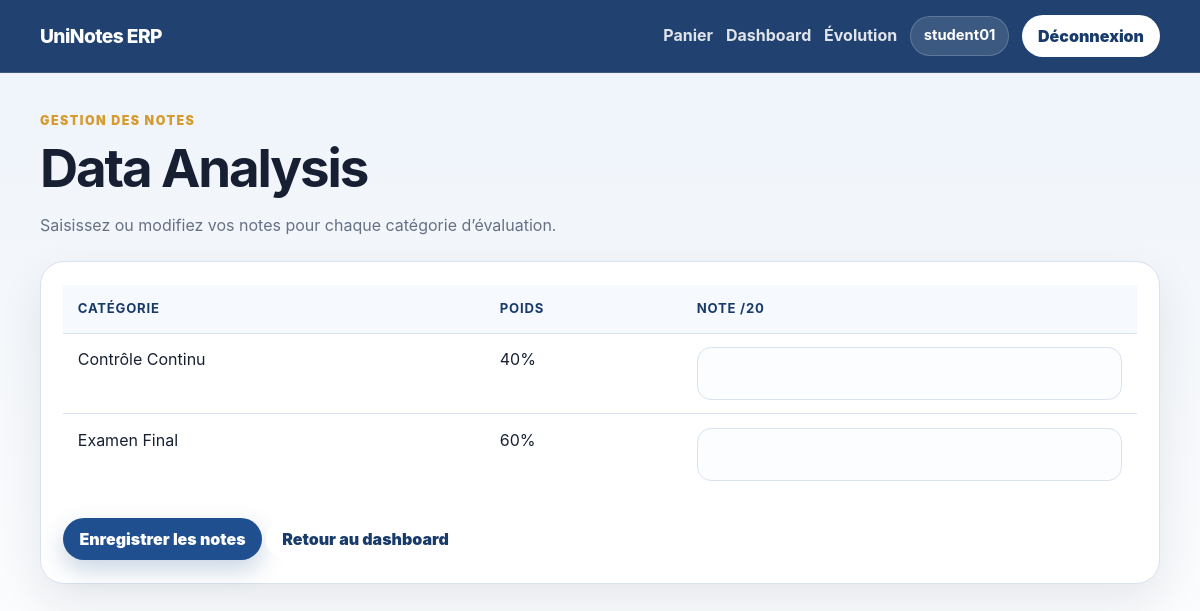
The app's page /academics/notes/6/ (signed in) with its own data.
### academics/models.py (models this page shows, shortened)
class ModuleChoisi(models.Model):
    inscription = models.ForeignKey(Inscription, on_delete=models.CASCADE, related_name="modules_choisis")
    module = models.ForeignKey(CatalogueModule, on_delete=models.PROTECT, related_name="choix")
    date_choix = models.DateTimeField(auto_now_add=True)
    class Meta:
        unique_together = ["inscription", "module"]
        ordering = ["module__intitule"]

class CatalogueModule(models.Model):
    intitule = models.CharField(max_length=150, unique=True)
    coefficient = models.PositiveIntegerField(validators=[MinValueValidator(1)])
    description = models.TextField(blank=True, null=True)
    est_actif = models.BooleanField(default=True)
    class Meta:
        ordering = ["intitule"]

class CategorieEvaluation(models.Model):
   module = models.ForeignKey(CatalogueModule, on_delete=models.CASCADE, related_name="categories")
   nom = models.CharField(max_length=100)
   poids = models.PositiveBigIntegerField(validators=[MinValueValidator(1), MaxValueValidator(100)])
   class Meta:
       unique_together = ["module", "nom"]
       ordering = ["module__intitule", "nom"]

class Note(models.Model):
    module_choisi = models.ForeignKey(ModuleChoisi, on_delete=models.CASCADE, related_name="notes")
    categorie = models.ForeignKey(CategorieEvaluation, on_delete=models.PROTECT, related_name="notes")
    valeur = models.DecimalField(max_digits=4, decimal_places=2, validators=[MinValueValidator(Decimal('0.00')), MaxValueValidator(Decimal('20.00'))])
    date_saisie = models.DateTimeField(auto_now=True)
    class Meta:
        unique_together = ["module_choisi", "categorie"]
        ordering = ["-date_saisie"]

### academics/views.py (the view, shortened to what this page needs)
# urls.py: path("notes/<int:module_choisi_id>/", views.manage_notes_view, name="manage_notes"),
@login_required
def manage_notes_view(request, module_choisi_id):
    if request.user.profile.role != Profile.ROLE_STUDENT:
        messages.error(request, "Accès réservé aux étudiants.")
        return redirect("home")
    module_choisi = get_object_or_404(
        ModuleChoisi,
        id=module_choisi_id,
        inscription__etudiant=request.user
    )
    inscription = module_choisi.inscription
    if inscription.statut != Inscription.STATUT_VERROUILLEE:
        messages.error(
            request,
            "Les notes ne peuvent être saisies qu’après verrouillage de l’inscription."
        )
        return redirect("student_dashboard")
    categories = module_choisi.module.categories.all()
    existing_notes = {
        note.categorie_id: note
        for note in module_choisi.notes.all()
    }
    return render(request, "academics/manage_notes.html", {
        "module_choisi": module_choisi,
        "categories": categories,
        "existing_notes": existing_notes,
    })

### templates/academics/manage_notes.html (shortened to what this page needs)
{% extends 'base.html' %}
{% block content %}
  <div class="page-header">
    <p class="eyebrow">Gestion des notes</p>
    <h1>{{ module_choisi.module.intitule }}</h1>
    <p>Saisissez ou modifiez vos notes pour chaque catégorie d’évaluation.</p>
  </div>
  <section class="section-card card">
    <form method="post" class="form-card">
      <div class="table-wrap">
        <table class="data-table">
          <thead>
            <tr>
              <th>Catégorie</th>
              <th>Poids</th>
              <th>Note /20</th>
            </tr>
          </thead>
          <tbody>
            {% for categorie in categories %}
              <tr>
                <td>{{ categorie.nom }}</td>
                <td>{{ categorie.poids }}%</td>
                <td>
                  <input type="number"
                    name="categorie_{{ categorie.id }}"
                    min="0"
                    max="20"
                    step="0.01"
                    value="{% for note in module_choisi.notes.all %}
                      {% if note.categorie.id == categorie.id %}{{ note.valeur }}{% endif %}
                    {% endfor %}" />
                </td>
              </tr>
            {% endfor %}
          </tbody>
        </table>
      </div>
      <div style="margin-top: 1.5rem;">
        <button type="submit" class="btn btn-primary">Enregistrer les notes</button>
        <a href="{% url 'student_dashboard' %}" class="btn btn-light">Retour au dashboard</a>
      </div>
    </form>
  </section>
{% endblock %}

### templates/base.html (shortened to what this page needs)
<!DOCTYPE html>
{% load static %}
<html lang="fr">
  <head>
    <link rel="stylesheet" href="{% static 'css/style.css' %}" />
  </head>
  <body>
    <nav class="navbar">
      <div class="nav-inner">
        <a class="brand" href="{% url 'home' %}">UniNotes ERP</a>
        <div class="nav-actions">
          {% if user.is_authenticated %}
            {% if user.profile.role == 'student' %}
              <a class="nav-link" href="{% url 'basket' %}">Panier</a>
              <a class="nav-link" href="{% url 'student_dashboard' %}">Dashboard</a>
              <a class="nav-link" href="{% url 'evolution' %}">Évolution</a>
            {% elif user.profile.role == 'tutor' %}
              <a class="nav-link" href="{% url 'tutor_students' %}">Étudiants</a>
            {% endif %}
            <span class="user-pill">{{ user.username }}</span>
            <form method="post" action="{% url 'logout' %}" class="inline-form">
              <button class="btn btn-light" type="submit">Déconnexion</button>
            </form>
          {% else %}
            <a class="nav-link" href="{% url 'login' %}">Connexion</a>
            <a class="btn btn-light" href="{% url 'register' %}">Inscription</a>
          {% endif %}
        </div>
      </div>
    </nav>
    <main class="container">
      {% block content %}
      {% endblock %}
    </main>
  </body>
</html>

### static/css/style.css (style rules this page uses)
* { box-sizing: border-box; }
:root { --bg: #f4f7fb; --surface: #ffffff; --surface-soft: #edf3fb; --primary: #1f4f8f; --primary-dark: #183b6b; --accent: #d59b2d; --danger: #b4232f; --danger-dark: #8f1d27; --text: #172033; --muted: #667085; --border: #d9e2ef; --shadow: 0 18px 45px rgba(23, 32, 51, 0.09); }
body { margin: 0; min-height: 100vh; background: linear-gradient(180deg, #eef4fb 0%, var(--bg) 38%, #ffffff 100%); color: var(--text); font-family: Inter, "Segoe UI", Arial, sans-serif; font-size: 16px; line-height: 1.6; }
a { color: var(--primary); text-decoration: none; }
h1, h2, h3, p { margin-top: 0; }
h1 { font-size: clamp(2rem, 5vw, 3.3rem); line-height: 1.08; letter-spacing: -0.04em; margin-bottom: 1rem; }
button, input, select, textarea { font: inherit; }
.navbar { position: sticky; top: 0; z-index: 10; background: rgba(24, 59, 107, 0.96); border-bottom: 1px solid rgba(255, 255, 255, 0.14); backdrop-filter: blur(12px); }
.nav-inner { width: min(1120px, calc(100% - 32px)); margin: 0 auto; min-height: 72px; display: flex; align-items: center; justify-content: space-between; gap: 1rem; }
.brand { color: #ffffff; font-size: 1.2rem; font-weight: 800; letter-spacing: -0.03em; }
.nav-actions { display: flex; align-items: center; gap: 0.8rem; flex-wrap: wrap; justify-content: flex-end; }
.nav-link { color: rgba(255, 255, 255, 0.86); font-weight: 700; }
.user-pill { color: #ffffff; background: rgba(255, 255, 255, 0.12); border: 1px solid rgba(255, 255, 255, 0.18); border-radius: 999px; padding: 0.45rem 0.8rem; font-size: 0.92rem; font-weight: 700; }
.container { width: min(1120px, calc(100% - 32px)); margin: 0 auto; padding: 2.4rem 0 4rem; }
.eyebrow { margin-bottom: 0.55rem; color: var(--accent); font-size: 0.78rem; font-weight: 900; letter-spacing: 0.12em; text-transform: uppercase; }
.card { background: var(--surface); border: 1px solid var(--border); border-radius: 24px; box-shadow: var(--shadow); }
.page-header { margin-bottom: 1.4rem; }
.page-header p:last-child { color: var(--muted); max-width: 720px; }
.section-card, .basket-status { padding: 1.4rem; margin-bottom: 1.2rem; }
.table-wrap { width: 100%; overflow-x: auto; }
.data-table { width: 100%; border-collapse: collapse; min-width: 680px; }
.data-table th, .data-table td { padding: 0.85rem 0.9rem; text-align: left; border-bottom: 1px solid var(--border); vertical-align: top; }
.data-table th { color: var(--primary-dark); background: #f6f9fd; font-size: 0.82rem; letter-spacing: 0.06em; text-transform: uppercase; }
.data-table tr:last-child td { border-bottom: 0; }
.form-card input, .form-card select, .form-card textarea { width: 100%; border: 1px solid var(--border); border-radius: 14px; padding: 0.78rem 0.9rem; background: #fbfdff; color: var(--text); outline: none; transition: border-color 0.2s ease, box-shadow 0.2s ease; }
.btn { display: inline-flex; align-items: center; justify-content: center; min-height: 42px; border: 0; border-radius: 999px; padding: 0.65rem 1rem; cursor: pointer; font-weight: 900; line-height: 1; text-decoration: none; transition: transform 0.2s ease, box-shadow 0.2s ease, background 0.2s ease; }
.btn-primary { color: #ffffff; background: var(--primary); box-shadow: 0 10px 24px rgba(31, 79, 143, 0.24); }
.btn-light { color: var(--primary-dark); background: #ffffff; }
.inline-form { display: inline; }

### records on screen
ModuleChoisi: module.intitule "Data Analysis"
CategorieEvaluation: nom "Contrôle Continu", poids "40"
CategorieEvaluation: nom "Examen Final", poids "60"

### other values on screen
{{ user.username }} "student01"
